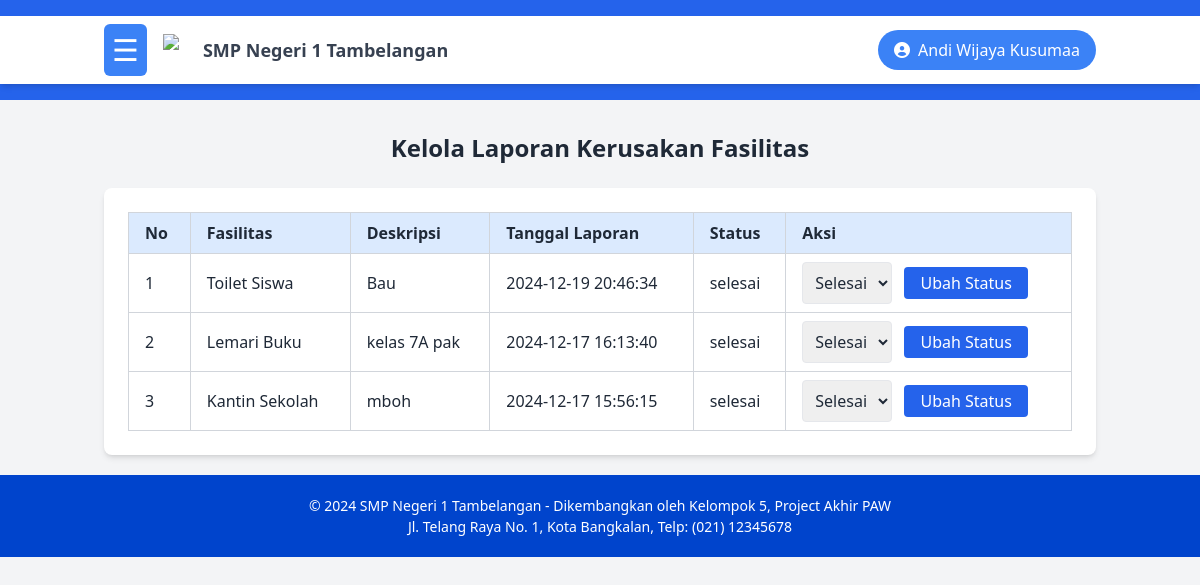
The page /dashboard/admin/admin_laporan.php (signed in) on the database its author committed.
### tables this page shows
CREATE TABLE `laporan_kerusakan` (
  `id_laporan` int NOT NULL,
  `deskripsi` text NOT NULL,
  `status` varchar(50) DEFAULT 'Belum Ditangani',
  `tanggal_laporan` datetime DEFAULT CURRENT_TIMESTAMP,
  `fasilitas_id` int NOT NULL
);

CREATE TABLE `fasilitas` (
  `id` int NOT NULL,
  `nama` varchar(100) NOT NULL
);

### dashboard/admin/admin_laporan.php (the view, shortened to what this page needs)
<?php
include "../../koneksi.php";
function getLaporanKerusakan() {
    global $conn;
    $query = "SELECT l.id_laporan, f.nama AS fasilitas, l.deskripsi, l.tanggal_laporan, l.status
              FROM laporan_kerusakan l
              JOIN fasilitas f ON l.fasilitas_id = f.id
              ORDER BY l.tanggal_laporan DESC";
    return mysqli_query($conn, $query);
}
?>
<!DOCTYPE html>
<html lang="en">
<head>
  <script src="https://cdn.tailwindcss.com"></script>
</head>
<body class="bg-gray-100 text-gray-800">
  <header id="header" class="bg-blue-600 text-white py-4">
    <?php include '../../layout/header.php'; ?>
  </header>
  <div id="mainContent" class="container mx-auto mt-8 px-4">
    <h2 class="text-2xl font-bold text-center mb-6">Kelola Laporan Kerusakan Fasilitas</h2>
    <div class="w-full bg-white shadow-md rounded-lg p-6">
      <table class="table-auto w-full text-left border-collapse border border-gray-300">
        <thead>
          <tr>
            <th class="px-4 py-2 border border-gray-300 bg-blue-100">No</th>
            <th class="px-4 py-2 border border-gray-300 bg-blue-100">Fasilitas</th>
            <th class="px-4 py-2 border border-gray-300 bg-blue-100">Deskripsi</th>
            <th class="px-4 py-2 border border-gray-300 bg-blue-100">Tanggal Laporan</th>
            <th class="px-4 py-2 border border-gray-300 bg-blue-100">Status</th>
            <th class="px-4 py-2 border border-gray-300 bg-blue-100">Aksi</th>
          </tr>
        </thead>
        <tbody>
          <?php
          $laporan = getLaporanKerusakan();
          if (mysqli_num_rows($laporan) > 0) {
              $no = 1;
              while ($row = mysqli_fetch_assoc($laporan)) {
                  echo "<tr>";
                  echo "<td class='px-4 py-2 border border-gray-300'>" . $no++ . "</td>";
                  echo "<td class='px-4 py-2 border border-gray-300'>" . $row['fasilitas'] . "</td>";
                  echo "<td class='px-4 py-2 border border-gray-300'>" . $row['deskripsi'] . "</td>";
                  echo "<td class='px-4 py-2 border border-gray-300'>" . $row['tanggal_laporan'] . "</td>";
                  echo "<td class='px-4 py-2 border border-gray-300'>" . $row['status'] . "</td>";
                  echo "<td class='px-4 py-2 border border-gray-300'>
                          <form action='admin_laporan.php' method='POST'>
                            <input type='hidden' name='laporan_id' value='" . $row['id_laporan'] . "'>
                            <select name='status' class='border rounded p-2'>
                              <option value='belum' " . ($row['status'] == 'belum' ? 'selected' : '') . ">Belum</option>
                              <option value='selesai' " . ($row['status'] == 'selesai' ? 'selected' : '') . ">Selesai</option>
                            </select>
                            <button type='submit' class='bg-blue-600 text-white px-4 py-1 rounded ml-2'>Ubah Status</button>
                          </form>
                        </td>";
                  echo "</tr>";
              }
          } else {
              echo "<tr><td colspan='6' class='px-4 py-2 text-center text-gray-500'>Tidak ada laporan yang tersedia.</td></tr>";
          }
          ?>
        </tbody>
      </table>
    </div>
  </div>
  <?php require_once "../../layout/footer.php"; ?>
</body>
</html>

### rows shown on the page
laporan_kerusakan: fasilitas.nama "Toilet Siswa", deskripsi "Bau", tanggal_laporan "2024-12-19 20:46:34", status "selesai", status "Selesai"
laporan_kerusakan: fasilitas.nama "Lemari Buku", deskripsi "kelas 7A pak", tanggal_laporan "2024-12-17 16:13:40", status "selesai", status "Selesai"
laporan_kerusakan: fasilitas.nama "Kantin Sekolah", deskripsi "mboh", tanggal_laporan "2024-12-17 15:56:15", status "selesai", status "Selesai"

### other values the page prints
$_SESSION['nama_lengkap'] "Andi Wijaya Kusumaa"
